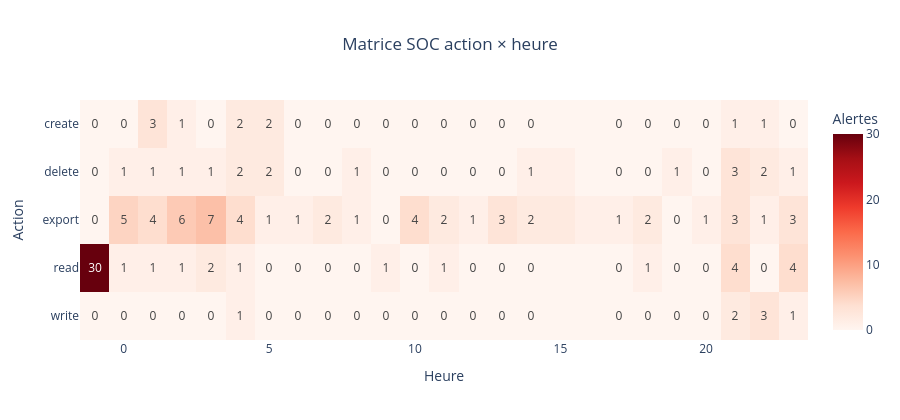

The notebook cell saved with this chart:
### Code cell
if not filtered_df.empty:
    heatmap_df = filtered_df.pivot_table(index="action", columns="hour", values="risk_score", aggfunc="count", fill_value=0)
    heatmap = px.imshow(
        heatmap_df,
        labels={"x": "Heure", "y": "Action", "color": "Alertes"},
        color_continuous_scale="Reds",
        text_auto=True,
        title="Matrice SOC action × heure"
    )
    heatmap.update_layout(height=420, title_x=.5)
    heatmap.show()

### Figure 1 — Plotly figure (JSON) as saved in the notebook; plotly's stock layout.template omitted (floating-point values rounded to 4 significant figures)
{"data": [{"coloraxis": "coloraxis", "name": "0", "texttemplate": "%{z}", "x": [-1, 0, 1, 2, 3, 4, 5, 6, 7, 8, 9, 10, 11, 12, 13, 14, 17, 18, 19, 20, 21, 22, 23], "y": ["create", "delete", "export", "read", "write"], "z": [[0, 0, 3, 1, 0, 2, 2, 0, 0, 0, 0, 0, 0, 0, 0, 0, 0, 0, 0, 0, 1, 1, 0], [0, 1, 1, 1, 1, 2, 2, 0, 0, 1, 0, 0, 0, 0, 0, 1, 0, 0, 1, 0, 3, 2, 1], [0, 5, 4, 6, 7, 4, 1, 1, 2, 1, 0, 4, 2, 1, 3, 2, 1, 2, 0, 1, 3, 1, 3], [30, 1, 1, 1, 2, 1, 0, 0, 0, 0, 1, 0, 1, 0, 0, 0, 0, 1, 0, 0, 4, 0, 4], [0, 0, 0, 0, 0, 1, 0, 0, 0, 0, 0, 0, 0, 0, 0, 0, 0, 0, 0, 0, 2, 3, 1]], "type": "heatmap", "xaxis": "x", "yaxis": "y", "hovertemplate": "Heure: %{x}<br>Action: %{y}<br>Alertes: %{z}<extra></extra>"}], "layout": {"xaxis": {"anchor": "y", "domain": [0.0, 1.0], "scaleanchor": "y", "constrain": "domain", "title": {"text": "Heure"}}, "yaxis": {"anchor": "x", "domain": [0.0, 1.0], "autorange": "reversed", "constrain": "domain", "title": {"text": "Action"}}, "coloraxis": {"colorbar": {"title": {"text": "Alertes"}}, "colorscale": [[0.0, "rgb(255,245,240)"], [0.125, "rgb(254,224,210)"], [0.25, "rgb(252,187,161)"], [0.375, "rgb(252,146,114)"], [0.5, "rgb(251,106,74)"], [0.625, "rgb(239,59,44)"], [0.75, "rgb(203,24,29)"], [0.875, "rgb(165,15,21)"], [1.0, "rgb(103,0,13)"]], "autocolorscale": false}, "title": {"text": "Matrice SOC action × heure", "x": 0.5}, "height": 420}}
